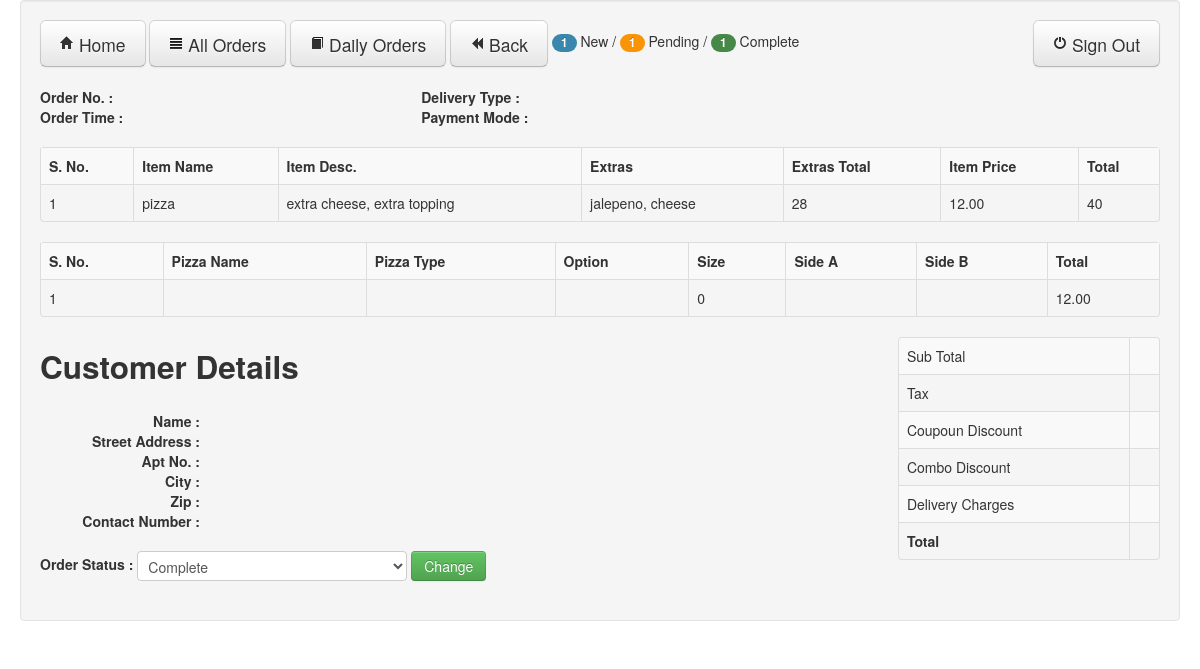
/adminOrderDetails.php?url_mainorder_id=2748359&url_user_id=11&url_status_id=2 (signed in), run on the app's committed database.
### tables this page shows
CREATE TABLE IF NOT EXISTS `cart_order_items` (
  `temp_order_id` int(11) NOT NULL AUTO_INCREMENT,
  `order_id` int(11) NOT NULL,
  `session_id` varchar(255) NOT NULL,
  `item_id` int(11) NOT NULL,
  `selected_options` varchar(255) NOT NULL,
  `extra_items` varchar(255) NOT NULL,
  `extra_price` varchar(255) NOT NULL,
  `pizzaname` varchar(255) NOT NULL,
  `size` int(11) NOT NULL,
  `price` decimal(11,2) NOT NULL,
  `pizzatype` varchar(255) NOT NULL,
  `crusttype` varchar(255) NOT NULL,
  `option` varchar(255) NOT NULL,
  `toppingsideA` varchar(255) NOT NULL,
  `toppingsideB` varchar(255) NOT NULL,
  `userid` int(11) NOT NULL,
  `status` varchar(255) NOT NULL,
  `pizzaid` int(11) NOT NULL,
  `item_name` varchar(255) DEFAULT NULL,
  `selected_options_name` varchar(255) DEFAULT NULL,
  `extra_items_name` varchar(255) DEFAULT NULL,
  PRIMARY KEY (`temp_order_id`)
);

CREATE TABLE IF NOT EXISTS `order_updt_status` (
  `username` varchar(255) NOT NULL,
  `userid` int(11) NOT NULL,
  `status` varchar(255) NOT NULL,
  `update_status` varchar(20) NOT NULL DEFAULT 'New',
  `mainorder_id` int(11) DEFAULT NULL, 
  UNIQUE KEY (`userid`, `status`, `mainorder_id`)
);

### adminOrderDetails.php (the view, shortened to what this page needs)
<?php require_once('Connections/online_order.php'); ?>
<?php
$logoutAction = $_SERVER['PHP_SELF']."?doLogout=true";
if ((isset($_SERVER['QUERY_STRING'])) && ($_SERVER['QUERY_STRING'] != "")){
  $logoutAction .="&". htmlentities($_SERVER['QUERY_STRING']);
}
?>
<?php
if (!function_exists("GetSQLValueString")) {
function GetSQLValueString($theValue, $theType, $theDefinedValue = "", $theNotDefinedValue = "")
{
  $theValue = function_exists("mysql_real_escape_string") ? mysql_real_escape_string($theValue) : mysql_escape_string($theValue);
  switch ($theType) {
    case "long":
    case "int":
      $theValue = ($theValue != "") ? intval($theValue) : "NULL";
      break;
  }
  return $theValue;
}
}
$colname_rsUserInfo = "-1";
if (isset($_GET['url_user_id'])) {
  $colname_rsUserInfo = $_GET['url_user_id'];
}
$colname_rsOrderDetails = "-1";
if (isset($_GET['url_mainorder_id'])) {
  $colname_rsOrderDetails = $_GET['url_mainorder_id'];
}
$colname_Status = "-1";
if (isset($_GET['url_status_id'])) {
  $colname_Status = $_GET['url_status_id'];
}
$query_rsUserInfo = sprintf("SELECT * FROM orders WHERE userid = %s AND status ='%s' AND mainorder_id = %s" , GetSQLValueString($colname_rsUserInfo, "int"), $colname_Status, GetSQLValueString($colname_rsOrderDetails, "int"));
$rsUserInfo = mysql_query($query_rsUserInfo, $online_order) or die(mysql_error());
$row_rsUserInfo = mysql_fetch_assoc($rsUserInfo);
$query_rsOrderDetails = sprintf("SELECT * FROM cart_order_items WHERE order_id = %s", GetSQLValueString($colname_rsOrderDetails, "int"));
$rsOrderDetails = mysql_query($query_rsOrderDetails, $online_order) or die(mysql_error());
$row_rsOrderDetails = mysql_fetch_assoc($rsOrderDetails);
$query_rsOrderStatus = sprintf("SELECT * FROM order_updt_status WHERE status = '%s' AND userid = %s AND mainorder_id = %s",$colname_Status,GetSQLValueString($colname_rsUserInfo, "int"),$colname_rsOrderDetails);
$rsOrderStatus = mysql_query($query_rsOrderStatus, $online_order) or die(mysql_error());
$row_orderStatus = mysql_fetch_assoc($rsOrderStatus);
$update_status = $row_orderStatus['update_status'];
$query_newOrder = sprintf("SELECT * FROM order_updt_status WHERE update_status = 'New'");
$query_pendingOrder = sprintf("SELECT * FROM order_updt_status WHERE update_status = 'Pending'");
$query_completeOrder = sprintf("SELECT * FROM order_updt_status WHERE update_status = 'Complete'");
$count_newOrder = mysql_query($query_newOrder, $online_order) or die(mysql_error());
$count_pendingOrder = mysql_query($query_pendingOrder, $online_order) or die(mysql_error());
$count_completeOrder = mysql_query($query_completeOrder, $online_order) or die(mysql_error());
$totalRows_newOrder = mysql_num_rows($count_newOrder);
$totalRows_pendingOrder = mysql_num_rows($count_pendingOrder);
$totalRows_completeOrder = mysql_num_rows($count_completeOrder);
$query_rsPizzaDetails = sprintf("SELECT * FROM cart_order_items WHERE order_id = %s AND item_name='pizza'", $colname_rsOrderDetails);
$rsPizzaDetails = mysql_query($query_rsPizzaDetails, $online_order) or die(mysql_error());
$row_rsPizzaDetails = mysql_fetch_assoc($rsPizzaDetails);
?>
<!DOCTYPE html>
<html>
<head>
  <link href="css/bootstrap.min.css" rel="stylesheet" media="screen">
    </head>
    <body>
      <div class="container-fluid">
        <div class="row-fluid">
          <div class="well">
<div class="row-fluid">
<a href="adminHome.php" class="btn btn-large" type="button"><i class="icon-home"> </i> Home</a>
<a href="adminSearchOrder.php" class="btn btn-large " type="button"><i class="icon-align-justify"> </i> All Orders</a>
<a href="adminSearchOrder.php?url_daily_search=1" class="btn btn-large" type="button"><i class="icon-book"> </i> Daily Orders</a>
<a href="adminSearchOrder.php" class="btn btn-large" type="button"><i class="icon-backward"> </i> Back</a>
         <span class="badge badge-info"><?php echo $totalRows_newOrder; ?></span> New /
         <span class="badge badge-warning"><?php echo $totalRows_pendingOrder; ?></span> Pending /
         <span class="badge badge-success"><?php echo $totalRows_completeOrder; ?></span> Complete
        <a href="<?php echo $logoutAction ?>">
        <button class="btn btn-large pull-right" type="button"><i class="icon-off"> </i> Sign Out</button>
        </a>
</div>
          <br>
          <div class="row-fluid">
            <div class="span4">
             <strong> Order No. : </strong>
              <br>
             <strong> Order Time :</strong>
            </div>
            <div class="span4">
             <strong> Delivery Type :</strong>
              <br>
             <strong> Payment Mode :</strong>
            </div>
          </div>
          <br>
          <table class="table table-striped table-bordered">
            <tr>
              <th>S. No.</th>
              <th>Item Name</th>
              <th>Item Desc.</th>
              <th>Extras</th>
              <th>Extras Total</th>
              <th>Item Price</th>
              <th>Total</th>
            </tr>
            <?php $i = 1; do { ?>
  <tr>
    <td><?php echo $i++; ?></td>
    <td><?php echo $row_rsOrderDetails['item_name']; ?></td>
    <td><?php echo $row_rsOrderDetails['selected_options_name']; ?></td>
    <td><?php echo $row_rsOrderDetails['extra_items_name']; ?></td>
    <td><?php echo $row_rsOrderDetails['extra_price']; ?></td>
    <td><?php echo $row_rsOrderDetails['price']; ?></td>
    <td><?php echo $row_rsOrderDetails['price']+$row_rsOrderDetails['extra_price']; ?></td>
  </tr>
  <?php } while ($row_rsOrderDetails = mysql_fetch_assoc($rsOrderDetails)); ?>
          </table>
                      <table class="table table-striped table-bordered">
              <tr>
              <th>S. No.</th>
                <th>Pizza Name</th>
                <th>Pizza Type</th>
                <th>Option</th>
                <th>Size</th>
                <th>Side A</th>
                <th>Side B</th>
                <th>Total</th>
              </tr>
              <?php $i = 1; do { ?>
              <tr>
              <td><?php echo $i++; ?></td>
                <td><?php echo $row_rsPizzaDetails['pizzaname']; ?></td>
                <td><?php echo $row_rsPizzaDetails['pizzatype']; ?></td>
                <td><?php echo $row_rsPizzaDetails['option']; ?></td>
                <td><?php echo $row_rsPizzaDetails['size']; ?></td>
                <td><?php echo $row_rsPizzaDetails['toppingsideA']; ?></td>
                <td><?php echo $row_rsPizzaDetails['toppingsideB']; ?></td>
                <td><?php echo $row_rsPizzaDetails['price']; ?></td>
              </tr>
               <?php } while ($row_rsPizzaDetails = mysql_fetch_assoc($rsPizzaDetails)); ?>
            </table>
<div class="row-fluid">
<div class="span8"
          <br>
          <h2>Customer Details</h2>
          <div class="row-fluid">
            <div class="span6">
            <dl class="dl-horizontal">
              <dt>Name :</dt>
              <dt>Street Address :</dt>
              <dt>Apt No. :</dt>
              <dt>City :</dt>
              <dt>Zip :</dt>
              <dt>Contact Number :</dt>
            </dl>
            </div>
          </div>
<form class="form-inline" method="adminOrderDetails.php">
<fieldset>
  <label class="control-label"><strong>Order Status : </strong></label>
    <select id="orderStatus" name="orderStatus" class="input-xlarge">
      <option value="Complete" <?php if($update_status == 'Complete') echo "selected"; ?>>Complete</option>
    </select>
<input id="orderChange" name="orderChange" class="btn btn-success" type="submit" value="Change">
</fieldset>
</form>
</div>
<div class="span3 pull-right">
  <table class="table table-bordered table-striped table-hover">
  <tr>
    <td>Sub Total</td>
    <td><?php echo $row_rsUserInfo['subtotal']; ?></td>
  </tr>
  <tr>
    <td>Tax</td>
    <td><?php echo $row_rsUserInfo['tax']; ?></td>
  </tr>
  <tr>
    <td>Coupoun Discount</td>
    <td><?php echo $row_rsUserInfo['coupon_discount']; ?></td>
  </tr>
  <tr>
    <td>Combo Discount</td>
    <td><?php echo $row_rsUserInfo['combo_dis']; ?></td>
  </tr>
  <tr>
    <td>Delivery Charges</td>
    <td><?php echo $row_rsUserInfo['delivery_charge']; ?></td>
  </tr>
  <tr>
    <td><strong>Total</strong></td>
    <td><strong><?php echo $row_rsUserInfo['order_total']; ?></strong></td>
  </tr>
  </table>
</div>
</div>
        </div>
      </div>
    </div>
  </body>
  </html>

### data on the page
cart_order_items: item_name "pizza", selected_options_name "extra cheese, extra topping", extra_items_name "jalepeno, cheese", extra_price "28", price "12.00", $row_rsOrderDetails['price']+$row_rsOrderDetails['extra_price'] "40", size "0"
order_updt_status: orderStatus "Complete"

### other printed values
$totalRows_newOrder "1"
$totalRows_pendingOrder "1"
$totalRows_completeOrder "1"
